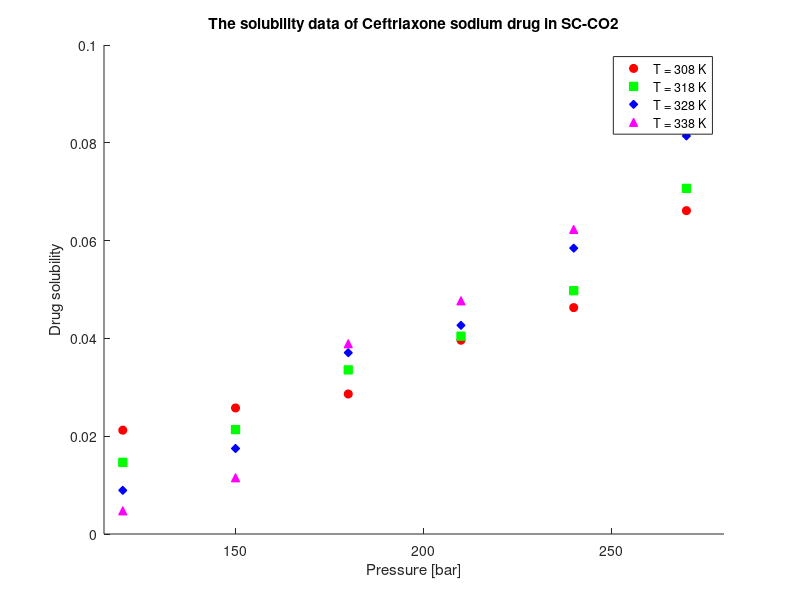

Write MATLAB code to recreate this figure. (Note: this script raises an error after producing the figure.)
T_c = 253;
Mw_drug = 598.5;
Mw_CO2 = 44.01;

P = [120 150 180 210 240 270];                      % Pressure [bar]

rho_CO2 =   [769 817 849 875 896 914;
            661 744 791 824 851 872;
            509 656 725 769 802 829;
            388 557 652 710 751 783];               % Density [kg/m3]

y_1 =   [2.03 2.32 2.48 3.33 3.80 5.32;
        1.63 2.11 3.12 3.61 4.30 5.96;
        1.29 1.96 3.76 4.08 5.36 7.22;
        0.90 1.52 4.39 4.94 6.10 8.01]/10^6;        % mole fraction

y_b =   [2.03 2.32 2.48 3.33 3.80 5.32;
        1.63 2.11 3.12 3.61 4.30 5.96;
        1.29 1.96 3.76 4.08 5.36 7.22;
        0.90 1.52 4.39 4.94 6.10 8.01];        % mole fraction

S = zeros(4,6);
for j=1:4
    for i=1:6
        S(j,i) = (rho_CO2(j,i) * y_1(j,i) * Mw_drug)/(Mw_CO2 * (1 - y_1(j,i)));
    end
end
% S = S*100;
% C_drug = [0.021 0.026 0.029 0.039 0.046 0.066];     % solubility or concentration [g/L]

figure(1);
hold on;
scatter(P, S(1,:), 'r', 'o', 'MarkerFaceColor', 'r');  
scatter(P, S(2,:), 'g', 's', 'MarkerFaceColor', 'g');  
scatter(P, S(3,:), 'b', 'd', 'MarkerFaceColor', 'b');  
scatter(P, S(4,:), 'm', '^', 'MarkerFaceColor', 'm');  

xlabel('Pressure [bar]');
ylabel('Drug solubility');
title('The solubility data of Ceftriaxone sodium drug in SC-CO2');

legend('T = 308 K', 'T = 318 K', 'T = 328 K', 'T = 338 K');
xlim([115 280]);
ytickformat('%.2f');

figure(2);
hold on;
scatter(P, y_b(1,:), 'r', 'o', 'MarkerFaceColor', 'r');
scatter(P, y_b(2,:), 'g', 's', 'MarkerFaceColor', 'g');  
scatter(P, y_b(3,:), 'b', 'd', 'MarkerFaceColor', 'b');  
scatter(P, y_b(4,:), 'm', '^', 'MarkerFaceColor', 'm');  

xlabel('Pressure [bar]');
ylabel('Drug solubility');
title('The solubility data of Ceftriaxone sodium drug in SC-CO2');

legend('T = 308 K', 'T = 318 K', 'T = 328 K', 'T = 338 K');
xlim([115 280]);
ytickformat('%.2f');
yticks(0.4:1:8.4);

figure(3)
hold on;
scatter(rho_CO2(1,:), S(1,:), 'r', 'o', 'MarkerFaceColor', 'r');
scatter(rho_CO2(2,:), S(2,:), 'g', 's', 'MarkerFaceColor', 'g');
scatter(rho_CO2(3,:), S(3,:), 'b', 'd', 'MarkerFaceColor', 'b');
scatter(rho_CO2(4,:), S(4,:), 'm', '^', 'MarkerFaceColor', 'm');

xlabel('Density [kg/m3]');
ylabel('Drug solubility');
title('The solubility data of Ceftriaxone sodium drug in SC-CO2');

legend('T = 308 K', 'T = 318 K', 'T = 328 K', 'T = 338 K');
xlim([260 960]);

figure(4)
hold on;
scatter(rho_CO2(1,:), y_b(1,:), 'r', 'o', 'MarkerFaceColor', 'r');
scatter(rho_CO2(2,:), y_b(2,:), 'g', 's', 'MarkerFaceColor', 'g');
scatter(rho_CO2(3,:), y_b(3,:), 'b', 'd', 'MarkerFaceColor', 'b');
scatter(rho_CO2(4,:), y_b(4,:), 'm', '^', 'MarkerFaceColor', 'm');

xlabel('Density [kg/m3]');
ylabel('Drug solubility');
title('The solubility data of Ceftriaxone sodium drug in SC-CO2');

legend('T = 308 K', 'T = 318 K', 'T = 328 K', 'T = 338 K');
xlim([260 960]);
ytickformat('%.2f');
yticks(0.4:1:8.4);